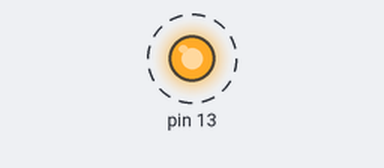
Simulated run of this sketch. Board: Arduino Uno, built with avr-gcc and run on an emulated ATmega328P. On the bench: output pins drawn as LEDs (lit = HIGH). Dashed ring = blinking.

Above: at 0.2 s.
Timing chart, 0 to 3.0 s (numbered marks = the images above):
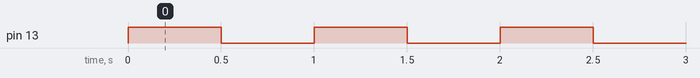

Measured:
- by itself, pin 13: alternates HIGH for 0.50 s and LOW for 0.50 s

The sketch:

appMain.ino
```cpp
#include "led.h"


void setup()
{
  LedInit(13);
}

void loop()
{
  LedCtrl(13, LED_ON);
  delay(500);
  LedCtrl(13, LED_OFF);
  delay(500);
}
```

led.cpp
```cpp
#include "led.h"
#include "Arduino.h"

/***
 * LED初始化函数
 * param ledNo: LED引脚号，例如1,2,3,13
 */
void LedInit(unsigned char ledNo)
{
   pinMode(ledNo, OUTPUT);
}


/***
 * LED控制函数
 * param ledNo: LED引脚号，例如1,2,3,13
 * param cmd: 对LED进行的命令，LED_ON,LED_OFF
 */
void LedCtrl(unsigned char ledNo,unsigned char cmd)
{
   if(cmd==LED_ON)
      digitalWrite(ledNo, HIGH);
   else if(cmd==LED_OFF)
      digitalWrite(ledNo, LOW);
}
```

led.h
```cpp
#ifndef _LED_H_
#define _LED_H_

#define LED_ON 1
#define LED_OFF 0

void LedInit(unsigned char ledNo);
void LedCtrl(unsigned char ledNo,unsigned char cmd);

#endif
```
